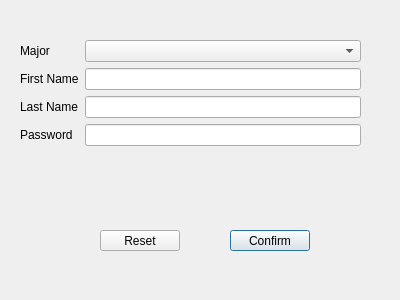
<?xml version="1.0" encoding="UTF-8"?>
<ui version="4.0">
 <class>AddStudent</class>
 <widget class="QDialog" name="AddStudent">
  <property name="geometry">
   <rect>
    <x>0</x>
    <y>0</y>
    <width>400</width>
    <height>300</height>
   </rect>
  </property>
  <property name="windowTitle">
   <string>Dialog</string>
  </property>
  <widget class="QWidget" name="formLayoutWidget">
   <property name="geometry">
    <rect>
     <x>20</x>
     <y>40</y>
     <width>341</width>
     <height>161</height>
    </rect>
   </property>
   <layout class="QFormLayout" name="formLayout">
    <item row="0" column="0">
     <widget class="QLabel" name="label">
      <property name="text">
       <string>Major</string>
      </property>
     </widget>
    </item>
    <item row="0" column="1">
     <widget class="QComboBox" name="cmbMajor">
      <property name="autoFillBackground">
       <bool>true</bool>
      </property>
     </widget>
    </item>
    <item row="1" column="0">
     <widget class="QLabel" name="label_2">
      <property name="text">
       <string>First Name</string>
      </property>
     </widget>
    </item>
    <item row="1" column="1">
     <widget class="QLineEdit" name="txtFName"/>
    </item>
    <item row="2" column="0">
     <widget class="QLabel" name="label_3">
      <property name="text">
       <string>Last Name</string>
      </property>
     </widget>
    </item>
    <item row="2" column="1">
     <widget class="QLineEdit" name="txtLName"/>
    </item>
    <item row="3" column="0">
     <widget class="QLabel" name="label_4">
      <property name="text">
       <string>Password</string>
      </property>
     </widget>
    </item>
    <item row="3" column="1">
     <widget class="QLineEdit" name="txtPass">
      <property name="contextMenuPolicy">
       <enum>Qt::DefaultContextMenu</enum>
      </property>
      <property name="echoMode">
       <enum>QLineEdit::Password</enum>
      </property>
     </widget>
    </item>
    <item row="4" column="1">
     <widget class="QLabel" name="lblCheck_2">
      <property name="styleSheet">
       <string notr="true"/>
      </property>
      <property name="text">
       <string/>
      </property>
      <property name="alignment">
       <set>Qt::AlignCenter</set>
      </property>
     </widget>
    </item>
   </layout>
  </widget>
  <widget class="QPushButton" name="pushButton">
   <property name="geometry">
    <rect>
     <x>230</x>
     <y>230</y>
     <width>80</width>
     <height>21</height>
    </rect>
   </property>
   <property name="text">
    <string>Confirm</string>
   </property>
  </widget>
  <widget class="QPushButton" name="pushButton_2">
   <property name="geometry">
    <rect>
     <x>100</x>
     <y>230</y>
     <width>80</width>
     <height>21</height>
    </rect>
   </property>
   <property name="text">
    <string>Reset</string>
   </property>
  </widget>
 </widget>
 <resources/>
 <connections/>
</ui>
